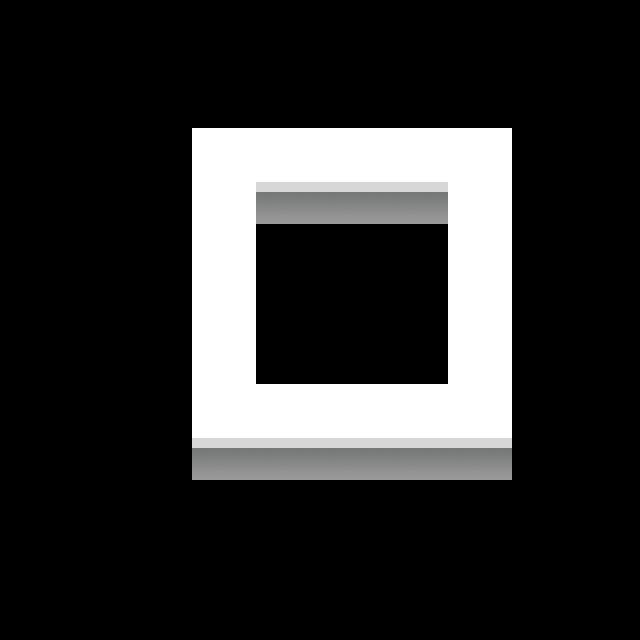

A 2D game scene composited from a Tiled map and its tileset images. What follows is a short description and the map's XML, with each tile layer's data collapsed to a summary:
An orthogonal 10x10 tile map with 64x64 px tiles, 2 tile layers (Ground, Background), 2 tilesets and 4 objects (2x ToggleBlock, EndPosition, StartPosition).

<map version="1.0" orientation="orthogonal" width="10" height="10" tilewidth="64" tileheight="64">
 <tileset firstgid="1" name="tileset" tilewidth="64" tileheight="64">
  <image source="images/tileset.png" width="256" height="128" />
 </tileset>
 <tileset firstgid="9" name="tileset2" tilewidth="64" tileheight="64">
  <image source="images/tileset2.png" width="384" height="128" />
 </tileset>
 <layer name="Ground" width="10" height="10">
  <data>[100 cells, 16 non-empty, 2 distinct tile ids]</data>
 </layer>
 <objectgroup name="Goal" width="10" height="10">
  <object name="EndPosition" type="EndPosition" x="322" y="134" width="62" height="44" />
 </objectgroup>
 <objectgroup name="Start" width="10" height="10">
  <object name="StartPosition" type="StartPosition" x="322" y="388" width="50" height="50" />
 </objectgroup>
 <layer name="Background" width="10" height="10">
  <data>[100 cells, 8 non-empty, 1 distinct tile ids]</data>
 </layer>
 <objectgroup name="Blocks" width="10" height="10">
  <object name="Block1" type="ToggleBlock" gid="12" x="448" y="320" width="64" height="64">
   <properties>
    <property name="triggerId" value="light1" />
   </properties>
  </object>
  <object name="Block2" type="ToggleBlock" gid="12" x="192" y="320" width="64" height="64">
   <properties>
    <property name="triggerId" value="light1" />
   </properties>
  </object>
 </objectgroup>
</map>
